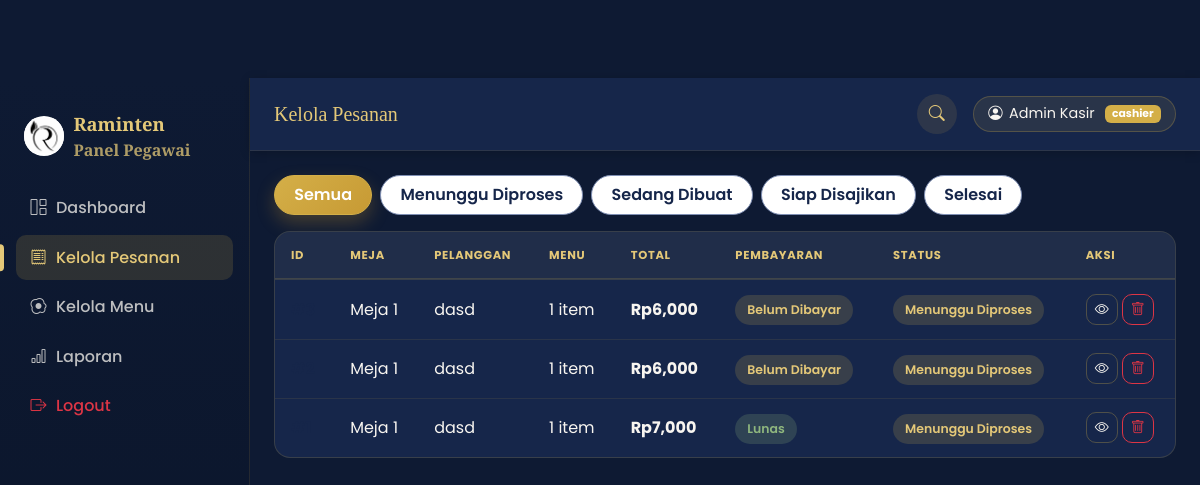
Page /admin/orders (signed in) on the committed database.
### models/order.py (models this page shows, shortened)
class Order(db.Model):
    __tablename__ = "orders"
    id = db.Column(db.Integer, primary_key=True)
    order_number = db.Column(db.String(30), unique=True, nullable=True)
    table_id = db.Column(db.Integer, db.ForeignKey("tables.id"), nullable=True)
    table_number = db.Column(db.Integer, nullable=False)
    customer_name = db.Column(db.String(100), default="Pelanggan")
    customer_phone = db.Column(db.String(30), default="")
    note = db.Column(db.String(255), default="")
    _status = db.Column("status", db.String(30), default=STATUS_FLOW[0])
    _payment_status = db.Column("payment_status", db.String(20), default=PAYMENT_BELUM_DIBAYAR)
    payment_method = db.Column(db.String(20), default="QRIS")
    paid_at = db.Column(db.DateTime, nullable=True)
    created_at = db.Column(db.DateTime, default=datetime.utcnow)
    updated_at = db.Column(db.DateTime, default=datetime.utcnow, onupdate=datetime.utcnow)
    items = db.relationship("OrderItem", backref="order", lazy=True, cascade="all, delete-orphan")
    transaction = db.relationship("Transaction", backref="order", uselist=False, cascade="all, delete-orphan")
    @property
    def status(self):
        return self._status
    @status.setter
    def status(self, value):
        if value not in STATUS_FLOW:
            raise ValueError(f"Status pesanan '{value}' tidak valid.")
        self._status = value
        self.updated_at = datetime.utcnow()
    @property
    def payment_status(self):
        return self._payment_status
    @payment_status.setter
    def payment_status(self, value):
        if value not in PAYMENT_STATUS_FLOW:
            raise ValueError(f"Status pembayaran '{value}' tidak valid.")
        self._payment_status = value
    @property
    def total_price(self):
        return sum(item.subtotal for item in self.items)

class OrderItem(db.Model):
    __tablename__ = "order_items"
    id = db.Column(db.Integer, primary_key=True)
    order_id = db.Column(db.Integer, db.ForeignKey("orders.id"), nullable=False)
    menu_item_id = db.Column(db.Integer, db.ForeignKey("menu_items.id"), nullable=False)
    quantity = db.Column(db.Integer, default=1)
    price_at_order = db.Column(db.Float, nullable=False)
    @property
    def subtotal(self):
        return self.quantity * self.price_at_order

### routes/admin.py (the view)
@admin_bp.route("/orders")
@login_required
def orders():
    status_filter = request.args.get("status", "Semua")
    query = Order.query.order_by(Order.created_at.desc())
    if status_filter != "Semua":
        query = query.filter_by(_status=status_filter)
    order_list = query.all()
    return render_template("admin/orders.html", orders=order_list, status_filter=status_filter,
                            status_flow=STATUS_FLOW)

### routes/auth.py (called while the page is built)
def login_required(view_func):
    @wraps(view_func)
    def wrapped(*args, **kwargs):
        if not session.get("staff_id"):
            flash("Silakan login terlebih dahulu.", "warning")
            return redirect(url_for("auth.login"))
        return view_func(*args, **kwargs)
    return wrapped

### templates/admin/orders.html (shortened to what this page needs)
{% extends "admin/base.html" %}
{% block page_title %}Kelola Pesanan{% endblock %}
{% block content %}
<div class="d-flex gap-2 flex-wrap mb-3">
  <a href="{{ url_for('admin.orders', status='Semua') }}"
     class="category-pill {{ 'active' if status_filter=='Semua' }}">Semua</a>
  {% for s in status_flow %}
  <a href="{{ url_for('admin.orders', status=s) }}"
     class="category-pill {{ 'active' if status_filter==s }}">{{ s }}</a>
  {% endfor %}
</div>
<div class="stat-card p-0 table-responsive-card">
  <div class="table-responsive">
  <table class="table mb-0 align-middle">
    <thead>
      <tr>
        <th>ID</th>
        <th>Meja</th>
        <th>Pelanggan</th>
        <th>Menu</th>
        <th>Total</th>
        <th>Pembayaran</th>
        <th>Status</th>
        <th>Aksi</th>
      </tr>
    </thead>
    <tbody id="orders-tbody">
      {% for o in orders %}
      <tr class="order-row" data-href="{{ url_for('admin.order_detail', order_id=o.id) }}">
        <td class="fw-bold" style="color:var(--coklat-700);">#{{ o.id }}</td>
        <td>Meja {{ o.table_number }}</td>
        <td>{{ o.customer_name }}</td>
        <td>{{ o.items|length }} item</td>
        <td class="fw-bold">Rp{{ '{:,.0f}'.format(o.total_price) }}</td>
        <td><span class="badge-status {{ 'siap' if o.payment_status == 'Lunas' else 'menunggu' }}">{{ o.payment_status }}</span></td>
        <td>
          <span class="badge-status {{ {'Menunggu Diproses':'menunggu','Sedang Dibuat':'dibuat','Siap Disajikan':'siap','Selesai':'selesai'}.get(o.status, 'menunggu') }}">
            {{ o.status }}
          </span>
        </td>
        <td class="d-flex gap-1">
          <a href="{{ url_for('admin.order_detail', order_id=o.id) }}" class="btn btn-sm btn-outline-secondary">
            <i class="bi bi-eye"></i>
          </a>
          <form action="{{ url_for('admin.order_delete', order_id=o.id) }}" method="POST"
                onsubmit="return confirm('Hapus pesanan #{{ o.id }}?');" onclick="event.stopPropagation();">
            <button class="btn btn-sm btn-outline-danger"><i class="bi bi-trash"></i></button>
          </form>
        </td>
      </tr>
      {% else %}
      <tr><td colspan="8" class="text-center text-muted py-4">Belum ada pesanan.</td></tr>
      {% endfor %}
    </tbody>
  </table>
  </div>
</div>
{% endblock %}

### static/css/style.css (style rules this page uses)
:root { --cream-50: #FFFFFF; --cream-100: #F8F5F0; --cream-200: #EDE6DA; --navy-900: #0E1A33; --navy-800: #16264A; --navy-700: #1E3160; --navy-500: #34497A; --coklat-900: var(--navy-900); --coklat-700: var(--navy-800); --coklat-500: var(--navy-500); --coklat-300: #7F8FB3; --gold-700: #A97B1D; --gold-600: #C79A34; --gold-500: #D4AF48; --gold-400: #E4C878; --orange-600: var(--gold-600); --orange-500: var(--gold-500); --orange-400: var(--gold-400); --leaf-800: #253B23; --leaf-700: #33502F; --leaf-500: #4E7A46; --leaf-300: #8FB77E; --leaf-100: #E4EEDD; --ink: #17233F; --font-display: "Playfair Display", "Georgia", serif; --font-body: "Poppins", sans-serif; --gold-border: rgba(201,154,52,.35); --shadow-soft: 0 10px 26px rgba(14, 26, 51, .1); --shadow-lift: 0 20px 42px rgba(14, 26, 51, .18); }
* { box-sizing: border-box; }
html { scroll-behavior: smooth; }
body { font-family: var(--font-body); color: var(--ink); background-color: var(--cream-100); overflow-x: hidden; }
a { text-decoration: none; }
body:not(.has-hero) { padding-top: 78px; }
.category-pill { border-radius: 999px; padding: .45rem 1.2rem; border: 1px solid var(--coklat-300); color: var(--coklat-700); font-weight: 600; background: var(--cream-50); transition: transform .15s ease, box-shadow .15s ease, background .15s ease, color .15s ease; display: inline-block; }
.category-pill.active { background: linear-gradient(135deg, var(--gold-500), var(--gold-600)); color: #fff; border-color: var(--gold-500); box-shadow: 0 8px 18px rgba(180,135,42,.32); }
.btn-outline-secondary { border-radius: 10px; color: var(--navy-800); border-color: var(--cream-200); transition: background .15s ease, border-color .15s ease, transform .15s ease; }
.btn-outline-danger { border-radius: 10px; }
.admin-body { background: var(--navy-900); color: var(--cream-100); }
.stat-card { background: var(--navy-800); border: 1px solid rgba(212,175,72,.18); border-radius: 16px; padding: 1.25rem; position: relative; overflow: hidden; color: var(--cream-100); transition: transform .2s ease, box-shadow .2s ease, border-color .2s ease; }
.badge-status { padding: .4rem .75rem; border-radius: 999px; font-weight: 600; font-size: .78rem; }
.badge-status.menunggu { background: rgba(212,175,72,.18); color: var(--gold-400); }
.badge-status.siap { background: rgba(143,183,126,.2); color: var(--leaf-300); }
.stat-card table, .stat-card.p-0 table { margin: 0; }
.admin-main .table { --bs-table-bg: transparent; color: var(--cream-100); }
.admin-main .table thead th { text-transform: uppercase; font-size: .72rem; letter-spacing: .06em; color: var(--gold-400); font-weight: 700; border-bottom: 2px solid rgba(212,175,72,.18); padding: .9rem 1rem; background: rgba(212,175,72,.05); }
.admin-main .table tbody td { padding: .85rem 1rem; vertical-align: middle; border-bottom: 1px solid rgba(212,175,72,.1); color: var(--cream-100); }
.admin-main .table tbody tr { transition: background .15s ease; }
.admin-main .table tbody tr:last-child td { border-bottom: none; }
.stat-card.p-0 { border-radius: 16px; overflow: hidden; }
.admin-main .btn-outline-secondary { border-radius: 10px; color: var(--cream-100); border-color: rgba(212,175,72,.3); transition: background .15s ease, border-color .15s ease, transform .15s ease; }
.admin-main .btn-outline-danger { border-radius: 10px; }
* { min-width: 0; }
.table-responsive-card { border-radius: 16px; overflow: hidden; }
.order-row { cursor: pointer; }

### rows in the picture
Order: table_number "1", customer_name "dasd", items|length "1", payment_status "Belum Dibayar", status "Menunggu Diproses"
OrderItem: total_price "6,000"
Order: table_number "1", customer_name "dasd", items|length "1", payment_status "Belum Dibayar", status "Menunggu Diproses"
OrderItem: total_price "6,000"
Order: table_number "1", customer_name "dasd", items|length "1", payment_status "Lunas", status "Menunggu Diproses"
OrderItem: total_price "7,000"

### other values in the picture
{{ session.get('staff_name', 'Pegawai') }} "Admin Kasir"
{{ session.get('staff_type', '') }} "cashier"
{{ s }} "Menunggu Diproses" "Sedang Dibuat" "Siap Disajikan" "Selesai"
